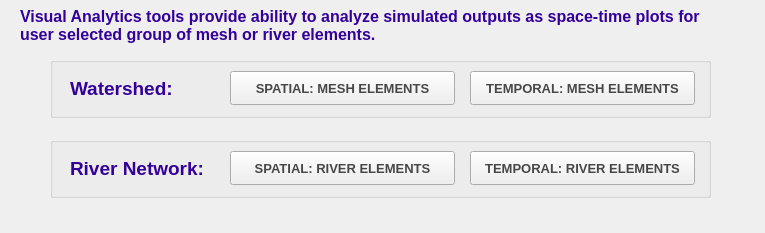
   <widget class="QWidget" name="PIHMgisToolBox_VisualAnalytics">
    <property name="geometry">
     <rect>
      <x>0</x>
      <y>0</y>
      <width>765</width>
      <height>233</height>
     </rect>
    </property>
    <attribute name="label">
     <string>Optional : : Visual Analytics</string>
    </attribute>
    <widget class="QGroupBox" name="groupBox">
     <property name="geometry">
      <rect>
       <x>50</x>
       <y>57</y>
       <width>661</width>
       <height>61</height>
      </rect>
     </property>
     <property name="font">
      <font>
       <family>Arial</family>
      </font>
     </property>
     <property name="title">
      <string/>
     </property>
     <widget class="QPushButton" name="pushButtonVisualAnalyticsTemporalWatershed">
      <property name="geometry">
       <rect>
        <x>420</x>
        <y>14</y>
        <width>225</width>
        <height>34</height>
       </rect>
      </property>
      <property name="palette">
       <palette>
        <active>
         <colorrole role="WindowText">
          <brush brushstyle="SolidPattern">
           <color alpha="255">
            <red>71</red>
            <green>71</green>
            <blue>71</blue>
           </color>
          </brush>
         </colorrole>
         <colorrole role="Text">
          <brush brushstyle="SolidPattern">
           <color alpha="255">
            <red>71</red>
            <green>71</green>
            <blue>71</blue>
           </color>
          </brush>
         </colorrole>
         <colorrole role="ButtonText">
          <brush brushstyle="SolidPattern">
           <color alpha="255">
            <red>71</red>
            <green>71</green>
            <blue>71</blue>
           </color>
          </brush>
         </colorrole>
        </active>
        <inactive>
         <colorrole role="WindowText">
          <brush brushstyle="SolidPattern">
           <color alpha="255">
            <red>71</red>
            <green>71</green>
            <blue>71</blue>
           </color>
          </brush>
         </colorrole>
         <colorrole role="Text">
          <brush brushstyle="SolidPattern">
           <color alpha="255">
            <red>71</red>
            <green>71</green>
            <blue>71</blue>
           </color>
          </brush>
         </colorrole>
         <colorrole role="ButtonText">
          <brush brushstyle="SolidPattern">
           <color alpha="255">
            <red>71</red>
            <green>71</green>
            <blue>71</blue>
           </color>
          </brush>
         </colorrole>
        </inactive>
        <disabled>
         <colorrole role="WindowText">
          <brush brushstyle="SolidPattern">
           <color alpha="255">
            <red>71</red>
            <green>71</green>
            <blue>71</blue>
           </color>
          </brush>
         </colorrole>
         <colorrole role="Text">
          <brush brushstyle="SolidPattern">
           <color alpha="255">
            <red>71</red>
            <green>71</green>
            <blue>71</blue>
           </color>
          </brush>
         </colorrole>
         <colorrole role="ButtonText">
          <brush brushstyle="SolidPattern">
           <color alpha="255">
            <red>71</red>
            <green>71</green>
            <blue>71</blue>
           </color>
          </brush>
         </colorrole>
        </disabled>
       </palette>
      </property>
      <property name="font">
       <font>
        <family>Arial</family>
        <pointsize>10</pointsize>
        <weight>75</weight>
        <bold>true</bold>
       </font>
      </property>
      <property name="styleSheet">
       <string notr="true">color: rgb(255, 51, 0);
color: rgb(71, 71, 71);</string>
      </property>
      <property name="locale">
       <locale language="English" country="UnitedStates"/>
      </property>
      <property name="text">
       <string>TEMPORAL: MESH ELEMENTS</string>
      </property>
      <property name="autoDefault">
       <bool>false</bool>
      </property>
      <property name="default">
       <bool>false</bool>
      </property>
      <property name="flat">
       <bool>false</bool>
      </property>
     </widget>
     <widget class="QPushButton" name="pushButtonVisualAnalyticsSpatialWatershed">
      <property name="geometry">
       <rect>
        <x>180</x>
        <y>14</y>
        <width>225</width>
        <height>34</height>
       </rect>
      </property>
      <property name="palette">
       <palette>
        <active>
         <colorrole role="WindowText">
          <brush brushstyle="SolidPattern">
           <color alpha="255">
            <red>71</red>
            <green>71</green>
            <blue>71</blue>
           </color>
          </brush>
         </colorrole>
         <colorrole role="Text">
          <brush brushstyle="SolidPattern">
           <color alpha="255">
            <red>71</red>
            <green>71</green>
            <blue>71</blue>
           </color>
          </brush>
         </colorrole>
         <colorrole role="ButtonText">
          <brush brushstyle="SolidPattern">
           <color alpha="255">
            <red>71</red>
            <green>71</green>
            <blue>71</blue>
           </color>
          </brush>
         </colorrole>
        </active>
        <inactive>
         <colorrole role="WindowText">
          <brush brushstyle="SolidPattern">
           <color alpha="255">
            <red>71</red>
            <green>71</green>
            <blue>71</blue>
           </color>
          </brush>
         </colorrole>
         <colorrole role="Text">
          <brush brushstyle="SolidPattern">
           <color alpha="255">
            <red>71</red>
            <green>71</green>
            <blue>71</blue>
           </color>
          </brush>
         </colorrole>
         <colorrole role="ButtonText">
          <brush brushstyle="SolidPattern">
           <color alpha="255">
            <red>71</red>
            <green>71</green>
            <blue>71</blue>
           </color>
          </brush>
         </colorrole>
        </inactive>
        <disabled>
         <colorrole role="WindowText">
          <brush brushstyle="SolidPattern">
           <color alpha="255">
            <red>71</red>
            <green>71</green>
            <blue>71</blue>
           </color>
          </brush>
         </colorrole>
         <colorrole role="Text">
          <brush brushstyle="SolidPattern">
           <color alpha="255">
            <red>71</red>
            <green>71</green>
            <blue>71</blue>
           </color>
          </brush>
         </colorrole>
         <colorrole role="ButtonText">
          <brush brushstyle="SolidPattern">
           <color alpha="255">
            <red>71</red>
            <green>71</green>
            <blue>71</blue>
           </color>
          </brush>
         </colorrole>
        </disabled>
       </palette>
      </property>
      <property name="font">
       <font>
        <family>Arial</family>
        <pointsize>10</pointsize>
        <weight>75</weight>
        <bold>true</bold>
       </font>
      </property>
      <property name="styleSheet">
       <string notr="true">color: rgb(255, 51, 0);
color: rgb(71, 71, 71);</string>
      </property>
      <property name="locale">
       <locale language="English" country="UnitedStates"/>
      </property>
      <property name="text">
       <string>SPATIAL: MESH ELEMENTS</string>
      </property>
      <property name="autoDefault">
       <bool>false</bool>
      </property>
      <property name="default">
       <bool>false</bool>
      </property>
      <property name="flat">
       <bool>false</bool>
      </property>
     </widget>
     <widget class="QLabel" name="label_38">
      <property name="geometry">
       <rect>
        <x>20</x>
        <y>20</y>
        <width>161</width>
        <height>21</height>
       </rect>
      </property>
      <property name="font">
       <font>
        <pointsize>14</pointsize>
        <weight>75</weight>
        <bold>true</bold>
       </font>
      </property>
      <property name="styleSheet">
       <string notr="true">color: rgb(204, 51, 0);</string>
      </property>
      <property name="text">
       <string>&lt;html&gt;&lt;head/&gt;&lt;body&gt;&lt;p&gt;&lt;span style=&quot; color:#330099;&quot;&gt;Watershed:&lt;/span&gt;&lt;/p&gt;&lt;/body&gt;&lt;/html&gt;</string>
      </property>
     </widget>
    </widget>
    <widget class="QGroupBox" name="groupBox_2">
     <property name="geometry">
      <rect>
       <x>50</x>
       <y>137</y>
       <width>661</width>
       <height>61</height>
      </rect>
     </property>
     <property name="font">
      <font>
       <family>Arial</family>
      </font>
     </property>
     <property name="styleSheet">
      <string notr="true">color: rgb(255, 255, 255);</string>
     </property>
     <property name="title">
      <string/>
     </property>
     <widget class="QLabel" name="label_39">
      <property name="geometry">
       <rect>
        <x>20</x>
        <y>20</y>
        <width>161</width>
        <height>21</height>
       </rect>
      </property>
      <property name="font">
       <font>
        <pointsize>14</pointsize>
        <weight>75</weight>
        <bold>true</bold>
       </font>
      </property>
      <property name="styleSheet">
       <string notr="true">color: rgb(204, 51, 0);</string>
      </property>
      <property name="text">
       <string>&lt;html&gt;&lt;head/&gt;&lt;body&gt;&lt;p&gt;&lt;span style=&quot; color:#330099;&quot;&gt;River Network:&lt;/span&gt;&lt;/p&gt;&lt;/body&gt;&lt;/html&gt;</string>
      </property>
     </widget>
     <widget class="QPushButton" name="pushButtonVisualAnalyticsSpatialRiverNetwork">
      <property name="geometry">
       <rect>
        <x>180</x>
        <y>14</y>
        <width>225</width>
        <height>34</height>
       </rect>
      </property>
      <property name="palette">
       <palette>
        <active>
         <colorrole role="WindowText">
          <brush brushstyle="SolidPattern">
           <color alpha="255">
            <red>71</red>
            <green>71</green>
            <blue>71</blue>
           </color>
          </brush>
         </colorrole>
         <colorrole role="Text">
          <brush brushstyle="SolidPattern">
           <color alpha="255">
            <red>71</red>
            <green>71</green>
            <blue>71</blue>
           </color>
          </brush>
         </colorrole>
         <colorrole role="ButtonText">
          <brush brushstyle="SolidPattern">
           <color alpha="255">
            <red>71</red>
            <green>71</green>
            <blue>71</blue>
           </color>
          </brush>
         </colorrole>
        </active>
        <inactive>
         <colorrole role="WindowText">
          <brush brushstyle="SolidPattern">
           <color alpha="255">
            <red>71</red>
            <green>71</green>
            <blue>71</blue>
           </color>
          </brush>
         </colorrole>
         <colorrole role="Text">
          <brush brushstyle="SolidPattern">
           <color alpha="255">
            <red>71</red>
            <green>71</green>
            <blue>71</blue>
           </color>
          </brush>
         </colorrole>
         <colorrole role="ButtonText">
          <brush brushstyle="SolidPattern">
           <color alpha="255">
            <red>71</red>
            <green>71</green>
            <blue>71</blue>
           </color>
          </brush>
         </colorrole>
        </inactive>
        <disabled>
         <colorrole role="WindowText">
          <brush brushstyle="SolidPattern">
           <color alpha="255">
            <red>71</red>
            <green>71</green>
            <blue>71</blue>
           </color>
          </brush>
         </colorrole>
         <colorrole role="Text">
          <brush brushstyle="SolidPattern">
           <color alpha="255">
            <red>71</red>
            <green>71</green>
            <blue>71</blue>
           </color>
          </brush>
         </colorrole>
         <colorrole role="ButtonText">
          <brush brushstyle="SolidPattern">
           <color alpha="255">
            <red>71</red>
            <green>71</green>
            <blue>71</blue>
           </color>
          </brush>
         </colorrole>
        </disabled>
       </palette>
      </property>
      <property name="font">
       <font>
        <family>Arial</family>
        <pointsize>10</pointsize>
        <weight>75</weight>
        <bold>true</bold>
       </font>
      </property>
      <property name="styleSheet">
       <string notr="true">color: rgb(255, 51, 0);
color: rgb(71, 71, 71);</string>
      </property>
      <property name="locale">
       <locale language="English" country="UnitedStates"/>
      </property>
      <property name="text">
       <string>SPATIAL: RIVER ELEMENTS</string>
      </property>
      <property name="autoDefault">
       <bool>false</bool>
      </property>
      <property name="default">
       <bool>false</bool>
      </property>
      <property name="flat">
       <bool>false</bool>
      </property>
     </widget>
     <widget class="QPushButton" name="pushButtonVisualAnalyticsTemporalRiverNetwork">
      <property name="geometry">
       <rect>
        <x>420</x>
        <y>14</y>
        <width>225</width>
        <height>34</height>
       </rect>
      </property>
      <property name="palette">
       <palette>
        <active>
         <colorrole role="WindowText">
          <brush brushstyle="SolidPattern">
           <color alpha="255">
            <red>71</red>
            <green>71</green>
            <blue>71</blue>
           </color>
          </brush>
         </colorrole>
         <colorrole role="Text">
          <brush brushstyle="SolidPattern">
           <color alpha="255">
            <red>71</red>
            <green>71</green>
            <blue>71</blue>
           </color>
          </brush>
         </colorrole>
         <colorrole role="ButtonText">
          <brush brushstyle="SolidPattern">
           <color alpha="255">
            <red>71</red>
            <green>71</green>
            <blue>71</blue>
           </color>
          </brush>
         </colorrole>
        </active>
        <inactive>
         <colorrole role="WindowText">
          <brush brushstyle="SolidPattern">
           <color alpha="255">
            <red>71</red>
            <green>71</green>
            <blue>71</blue>
           </color>
          </brush>
         </colorrole>
         <colorrole role="Text">
          <brush brushstyle="SolidPattern">
           <color alpha="255">
            <red>71</red>
            <green>71</green>
            <blue>71</blue>
           </color>
          </brush>
         </colorrole>
         <colorrole role="ButtonText">
          <brush brushstyle="SolidPattern">
           <color alpha="255">
            <red>71</red>
            <green>71</green>
            <blue>71</blue>
           </color>
          </brush>
         </colorrole>
        </inactive>
        <disabled>
         <colorrole role="WindowText">
          <brush brushstyle="SolidPattern">
           <color alpha="255">
            <red>71</red>
            <green>71</green>
            <blue>71</blue>
           </color>
          </brush>
         </colorrole>
         <colorrole role="Text">
          <brush brushstyle="SolidPattern">
           <color alpha="255">
            <red>71</red>
            <green>71</green>
            <blue>71</blue>
           </color>
          </brush>
         </colorrole>
         <colorrole role="ButtonText">
          <brush brushstyle="SolidPattern">
           <color alpha="255">
            <red>71</red>
            <green>71</green>
            <blue>71</blue>
           </color>
          </brush>
         </colorrole>
        </disabled>
       </palette>
      </property>
      <property name="font">
       <font>
        <family>Arial</family>
        <pointsize>10</pointsize>
        <weight>75</weight>
        <bold>true</bold>
       </font>
      </property>
      <property name="styleSheet">
       <string notr="true">color: rgb(255, 51, 0);
color: rgb(71, 71, 71);</string>
      </property>
      <property name="locale">
       <locale language="English" country="UnitedStates"/>
      </property>
      <property name="text">
       <string>TEMPORAL: RIVER ELEMENTS</string>
      </property>
      <property name="autoDefault">
       <bool>false</bool>
      </property>
      <property name="default">
       <bool>false</bool>
      </property>
      <property name="flat">
       <bool>false</bool>
      </property>
     </widget>
    </widget>
    <widget class="QLabel" name="label_14">
     <property name="geometry">
      <rect>
       <x>20</x>
       <y>0</y>
       <width>691</width>
       <height>51</height>
      </rect>
     </property>
     <property name="font">
      <font>
       <family>Arial</family>
       <pointsize>14</pointsize>
       <weight>50</weight>
       <bold>false</bold>
      </font>
     </property>
     <property name="styleSheet">
      <string notr="true">color: rgb(204, 51, 0);</string>
     </property>
     <property name="text">
      <string>&lt;html&gt;&lt;head/&gt;&lt;body&gt;&lt;p&gt;&lt;span style=&quot; font-size:12pt; font-weight:600; color:#330099;&quot;&gt;Visual Analytics tools provide ability to analyze simulated outputs as space-time plots for user selected group of mesh or river elements. &lt;/span&gt;&lt;/p&gt;&lt;/body&gt;&lt;/html&gt;</string>
     </property>
     <property name="wordWrap">
      <bool>true</bool>
     </property>
     <property name="openExternalLinks">
      <bool>true</bool>
     </property>
    </widget>
   </widget>
